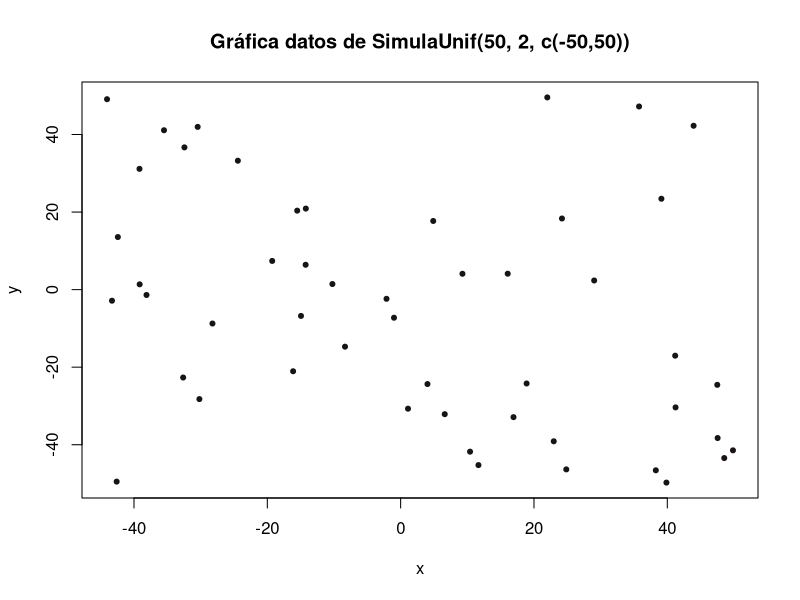
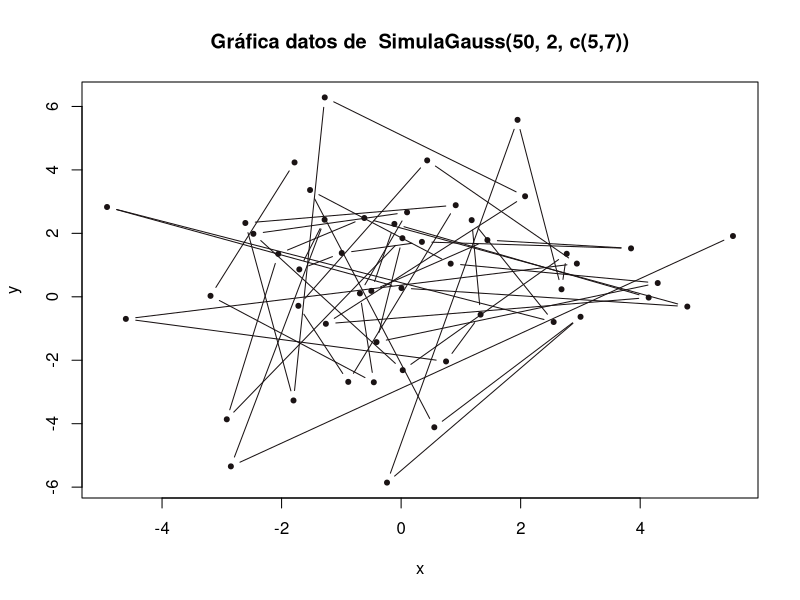
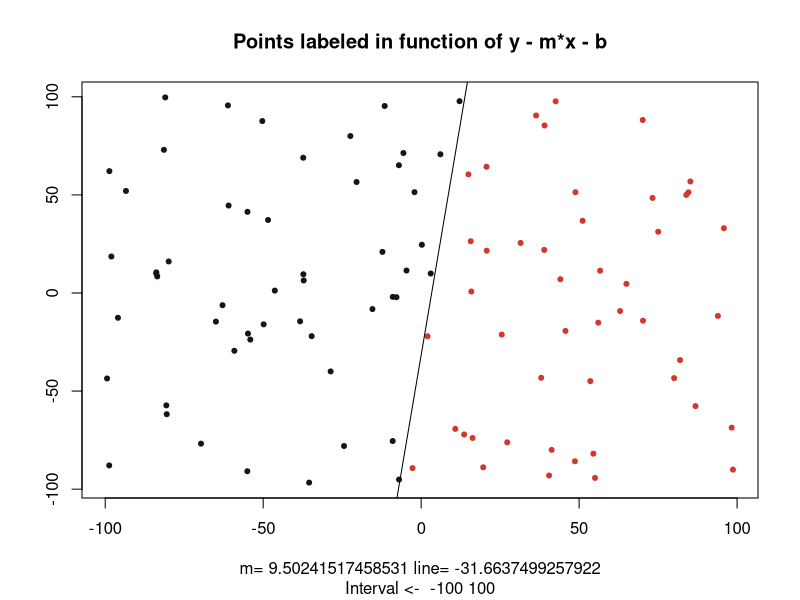
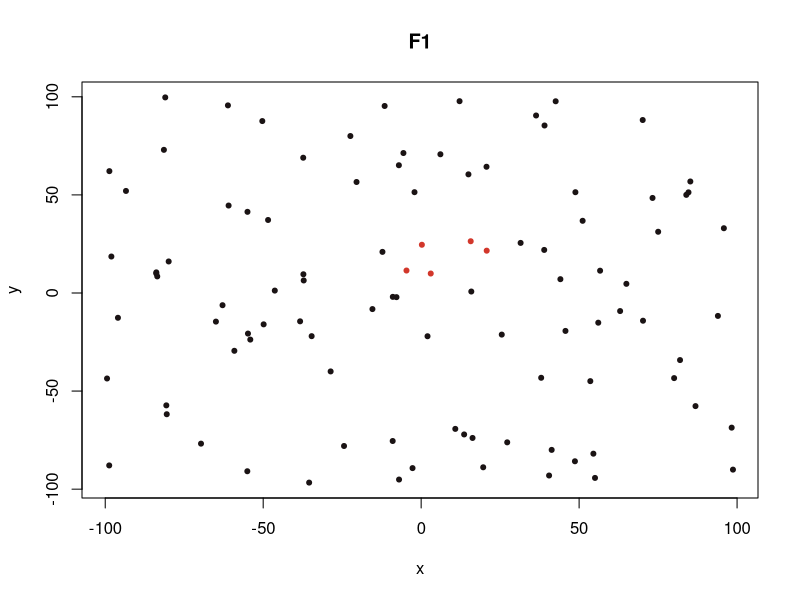
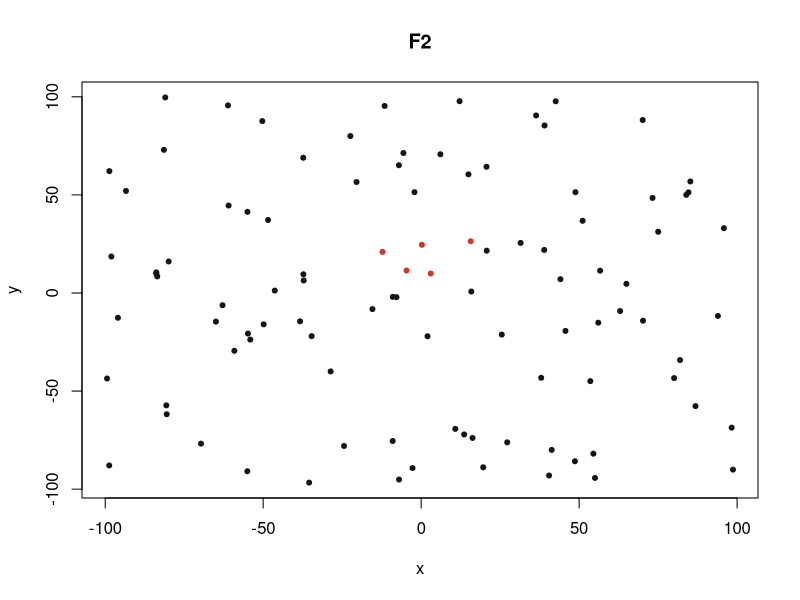
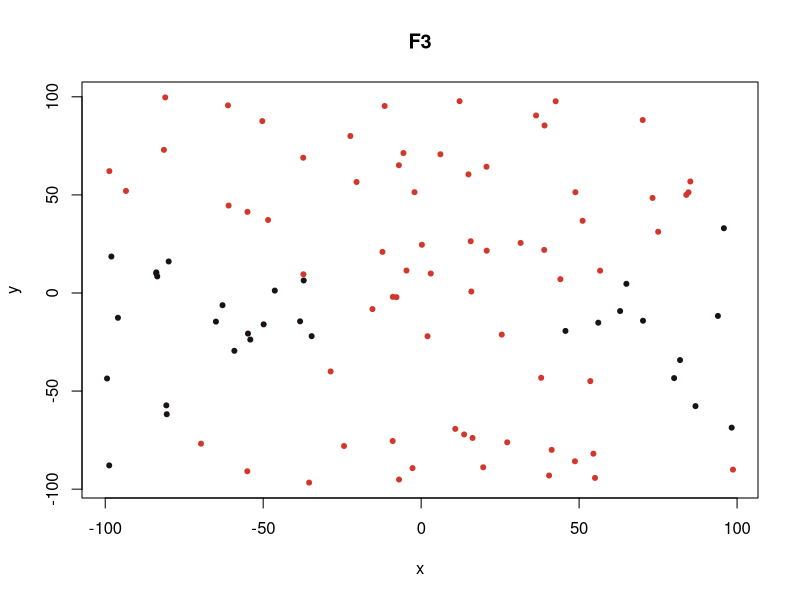
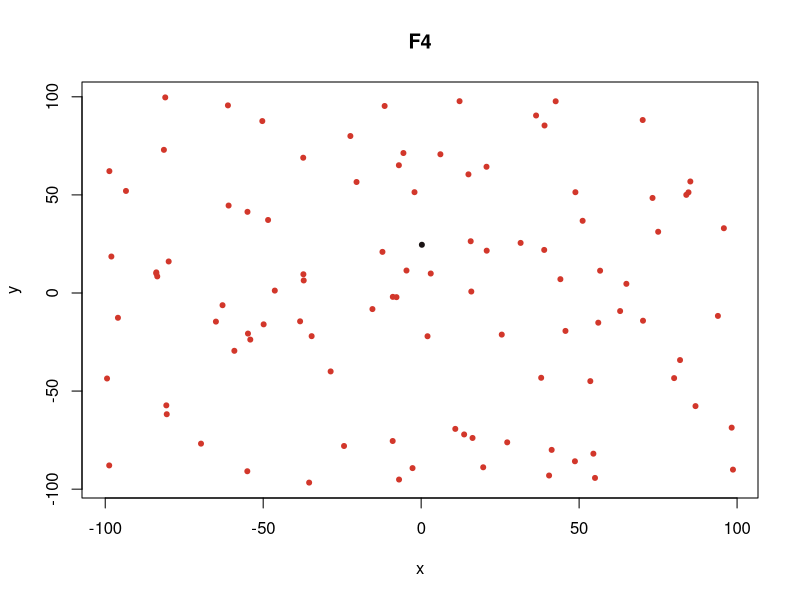
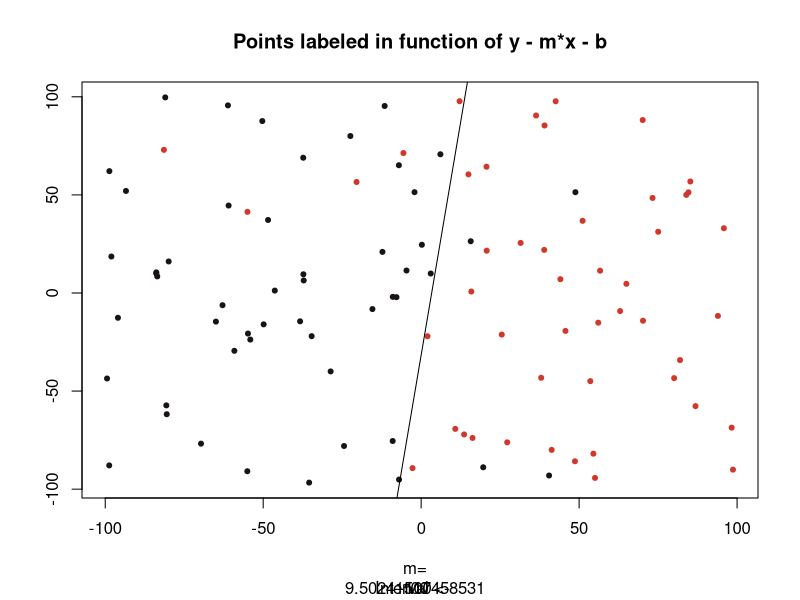

Here is the R script that generated these plots, in order:
## ---- chunk 1
knitr::opts_chunk$set(echo = TRUE)
set.seed(1000000007)
## ---- chunk 2
MyPlot <- function(data, labels = NULL, myMain = NULL, pch = 20, xlab = "x",
                   ylab = "y", ...) {
  # Wrapper function for plotting
  #
  # Args:
  #   Data: A data structure containing the data in the form x,y
  #   labels: Labels to color the data points
  #   rest of params: Graphical params to plot
  if (length(labels) != 0) {
    labels[labels == 1] <- "#1A1314"
    labels[labels == -1] <- "#D2372B"
  } else {
    labels <- "#1A1314"
  }
  
  if (is.null(dim(labels))) {
    plot(data,
         col = labels,
         pch = pch,
         xlab = xlab,
         ylab = ylab,
         ...)
  } else {
    for (i in seq(1, dim(labels)[2])) {
      plot(data, 
           col = unlist(labels[i]),
           main = myMain[i],
           pch = pch,
           xlab = xlab,
           ylab = ylab,
           ...)
    }
  }
}
## ---- chunk 3
SimulaUnif <- function(N, dimen = 1, rango = c(0:1)) {
  # Generate a list of vectors populated with uniform distributed random numbers
  #
  # Args:
  #   N: Length of the list
  #   dimen: The dimension of each vector in the list
  #   rango: Range to use generating the numbers
  #
  # Returns:
  #   A list of vectors populated randomly
  array(runif(dimen*N, rango[1], rango[2]),
        dim = c(N, dimen))
}

SimulaUnif(10, 5, c(10,100))
SimulaUnif(10, 2)
SimulaUnif(10)
## ---- chunk 4
SimulaGauss <- function(N, dimen = 1, sig = 1){
  # Generate a list of vectors populated using the normal (Gaussian)
  # distribution
  #
  # Args:
  #   N: Length of the list
  #   dimen: The dimension of each vector in the list
  #   sigma: Vector of Standard deviations
  #
  # Returns:
  #   A list of vectors populated randomly
  array(rnorm(dimen*N, sd = sqrt(sig)),
        dim = c(N, dimen))
}

SimulaGauss(10, 5, c(1,2))
## ---- chunk 5
datos <- SimulaUnif(50, 2, c(-50,50))
print(datos)
MyPlot(datos,
       main = "Gráfica datos de SimulaUnif(50, 2, c(-50,50))")
## ---- chunk 6
datos <- SimulaGauss(50, 2, c(5,7))
print(datos)
MyPlot(datos,
       main = "Gráfica datos de  SimulaGauss(50, 2, c(5,7))",
       type = "b")
## ---- chunk 7

SimulaRecta <- function(interval = c(-50, 50)){
  # Computes the slope and intercept values of two points in the given interval
  #
  # Args:
  #   interval: Interval from which to pick to random points
  #
  # Returns:
  #   A vector [m, l, p1, p2] where:
  #     - m is the slope 
  #     - l is the intercept
  #     - p1, p2, are the points randomly selected
  thePoints  <- SimulaUnif(2, 2, interval)
  
  # Compute the slope
  m <- (thePoints[1,1] - thePoints[2,2]) / (thePoints[1,1] - thePoints[2,1])
  
  # Compute y − y1 <- m(x − x1)
  line <- m * (thePoints[1,1] - thePoints[2,1]) + thePoints[2,2]
  
  c(m, line, thePoints)
}

interval <- c(-50, 50);
x <- SimulaUnif(5000, 2, interval);

result <- SimulaRecta(interval)
m <- result[1]
print(m)
line <- result[2]
print(line)
data <- array(result[3:6], c(2,2))
print(data)
## ---- chunk 8
interval <- c(-100, 100)
# Generate a set of points
x <- SimulaUnif(100, 2, interval)

fsign <- function(x, y, m, b){
  # Function to label a 2D Point
  y - m * x - b
}

straight <- SimulaRecta(interval)
m <- straight[1]
line <- straight[2]

# Apply fsign to each point of the set, each x,y will be passed to fsign
result <- mapply(fsign, x[,1], x[,2],
                 m = m,
                 b = line)
# Label the result with -1/1
result <- ifelse(result >= 0, 1, -1)

# Create a data frame to store the result
data.fsign <- data.frame(x      = x[,1],
                        y      = x[,2],
                        result = result)

# Draw the result
MyPlot(data.fsign[1:2],
       data.fsign$result,
       main = "Points labeled in function of y - m*x - b",
       xlab = paste(c("m=", m, "line=", line), collapse = " "),
       sub  = paste(c("Interval <- ", interval), collapse = " "),
       ylab = "")
abline(line,m)
## ---- chunk 9
# Define the functions
F1 <- function(x, y) {
  (x - 10) ^ 2 + (y - 20) ^ 2 - 400
}
F2 <- function(x, y){
  0.5 * (x + 10) ^ 2 + (y - 20) ^ 2 - 400
}
F3 <- function(x, y){
  0.5 * (x - 10) ^ 2 - (y + 20) ^ 2 - 400
}
F4 <- function(x, y){
  y - 20 * x ^ 2 - 5 * x + 3
}

# Generate a vector of functions
MultiFun <- function(x, y) {
      c(F1 = F1(x, y), 
        F2 = F2(x, y),
        F3 = F3(x, y),
        F4 = F4(x, y))
}

# Apply the functions
result <- mapply(MultiFun, x[,1], x[,2])

# Label the results
result <- ifelse(result >= 0, 1, -1)

# Create a data frame to store the result
data.functions <- data.frame(x  = x[,1],
                            y  = x[,2],
                            F1 = result[1,],
                            F2 = result[2,],
                            F3 = result[3,],
                            F4 = result[4,])

# Draw the result
MyPlot(data.functions[1:2], data.functions[3:6], c("F1", "F2", "F3", "F4"))
## ---- chunk 10
GetPercentageOfData <- function(x, condition = 1, percentage = .1){
  # Get the percentage of samples that meet condition
  #
  # Args:
  #   x: A vector containing the data
  #   condition: Condition that the data need to satisfy
  #   percentaje: What percentage of samples to get
  #
  # Returns:
  #   Indexes of the percentage of the samples that meet the condition
  meetCondition <- which(x == condition)
  sample(meetCondition, length(meetCondition) * percentage)
}

# Get a 10% of samples labeled with a 1
positive.index <- GetPercentageOfData(data.fsign$result)
data.fsign.noisy <- data.fsign
data.fsign.noisy$result[positive.index] <- -1

negative.index <- GetPercentageOfData(data.fsign$result, -1)
data.fsign.noisy$result[negative.index] <- 1

# Draw the result
MyPlot(data.fsign.noisy[1:2],
       data.fsign.noisy$result,
       main = "Points labeled in function of y - m*x - b",
       xlab = paste(c("m=", m, "line=", line), collapse <- " "),
       sub  = paste(c("Interval <- ", interval), collapse <- " "),
       ylab = "")
abline(line,m)
## ---- chunk 11
# Get a 10% of samples labeled with a 1 in all 4 functions
positive.index <- lapply(data.functions[3:6], GetPercentageOfData)
data.functions.noisy <- data.functions
# Change 1 by -1
data.functions.noisy$F1[positive.index$F1] <- -1
data.functions.noisy$F2[positive.index$F2] <- -1
data.functions.noisy$F3[positive.index$F3] <- -1
data.functions.noisy$F4[positive.index$F4] <- -1

# Get a 10% of samples labeled with a 1 in all 4 functions
negative.index <- lapply(data.functions[3:6], GetPercentageOfData, condition = -1)
# Change -1 by 1
data.functions.noisy$F1[negative.index$F1] <- 1
data.functions.noisy$F2[negative.index$F2] <- 1
data.functions.noisy$F3[negative.index$F3] <- 1
data.functions.noisy$F4[negative.index$F4] <- 1

# Draw the result
# par(mfrow <- c(2,2))
MyPlot(data.functions.noisy[1:2], data.functions.noisy[3:6],
       c("F1", "F2", "F3", "F4"))
## ---- chunk 12
AjustaPla <- function(data,
                      label,
                      max_iter = 1000,
                      vini     = matrix(0, 1, 3),
                      visual = F ) {
  # Get the weight to learn from the data passed as parameter
  # using the 2D Perceptron algorithm
  #
  # Args:
  #   data: A matrix with the data (xn, yn)
  #   label: The labels for the data passed in
  #   max_iter: How much iter to find a solution
  #   vini: Initial weights
  #
  # Returns:
  #   The weights learned to adjust the data set and how many iterations it 
  #   did in a data frame.
  #   If the PLA did not converged in within max_iter, the currents weights
  #   are returned and the iterations are set to -1
  
  GetSign <- function(values){
    # Return the sign for the values
    #
    # Args:
    #   values: The values to get the sign of.
    #
    # Returns:
    #   The sign of the values
    return(ifelse(values > 0, 1, -1))
  }
  
  DrawBoundary <- function(w, color = '#525F7F', ...) {
  # Plot decision boundary defined by
  # a parameter vector w
  
  # As your decision function is simply sgn(w1*x+w2*y+w3) then the decision boundary equation is a line with canonical form w1*x + w2*y + w3 <- 0.
  # 
  # |w3|/||w|| is the distance from the origin, w3 itself does not have a good geometrical interpretation (as long as w is not unit-length).
  # 
  # In order to plot line with such equation you can simply draw a line through (0,-w3/w2) and (-w3/w1,0) (assuming that both w1 and w2 are non-zero)
  
    w <- as.numeric(w)
    
    b <- w[1]
    w1 <- w[2]
    w2 <- w[3]
    
    slope <- -(w1 / w2)
    intercept <- -(b / w2)
    
    abline(a   = intercept,
           b   = slope,
           col = color,
           ...)
  }
  
  converged <- F
  alpha <- 50
  
  if (visual == T) {
    MyPlot(data, label)
    legend('bottomright',
           c("Final", "PLA History"),
           lty = c(1,1),
           lwd = c(2.5,2.5),
           col = c("#F9CE0C","#525F7F"))
  }
  
  # Add x0
  data <- cbind(rep(1, nrow(data)), data)
  
  # Convert weights as matrix
  as.matrix(vini)
  
  # Begin the perceptron
  nIters <- 0
  
  
  while (!converged && nIters <= max_iter) {
    # while there are mis-classifications
    
    nIters <- nIters + 1
    
    # Calculate h(x) with the weight vector vini and the data input data
    h.function <- GetSign(vini %*% t(data))
    
    # Calculate the misclassified mask
    misclassified.subseting <- h.function != label
    
    if (all(misclassified.subseting == F)) {
      converged <- T
    } else {
      # Update the weight vector for a point randomly selected
      
      # Get the misclassified points out
      misclassified.points <- data[misclassified.subseting, , drop = F]
      misclassified.points.labels <- label[misclassified.subseting]
      
      # Get one of them
      misclassified.point.index <- sample(dim(misclassified.points)[1], 1)
      misclassified.point <- misclassified.points[misclassified.point.index,
                                                  , drop = F]
      misclassified.point.label <-
        misclassified.points.labels[misclassified.point.index]
      
      # update the weights
      vini <- vini + misclassified.point.label %*% misclassified.point
      
      if (visual == T) {
        if (alpha >= 128) {
          alpha <- 10
        }
        DrawBoundary(vini, rgb(82/255,95/255,127/255, alpha/255))
        alpha <- alpha + 1
      }
    }
  }
  
  if (!converged) {
    nIters <- -1
  } else if (visual == T) {
    DrawBoundary(vini, "#F9CE0C", lwd = 2)
  }
  
  data.frame(vini = vini,
             iter = nIters)
}

LabelData <- function(p){
  # Returns the corresponding label to the data, giving +1/-1 depending on
  # which side of the line the point lies
  #
  # Args:
  #   p: The points to label
  #
  # Returns:
  #   The labels (+1/-1) for the data
  
  # Initialize a random plane to separate the -1, +1
  line <- matrix(runif(4, -1, 1), 2, 2)
  line[1,2] <- -1
  line[2,2] <- +1
  
  # Given two points, determine if a point from the data set lies on the -1
  # side or the 1 side.
  # The points are A, B, the query points (X,Y)
  # The equation is (Bx - Ax) * (Y - Ay) - (By - Ay) * (X - Ax)
  values <- (line[2,1] - line[1,1]) * (p[,2] - line[1,2]) -
    (line[2,2] - line[1,2]) * (p[,1] - line[1,1])
  
  return(ifelse(values > 0, 1, -1))
}

# Initialize N random points, and Y
n <- 100
x <- matrix(runif(n*2, -1, 1), n, 2)
y <- LabelData(x)

# Run perceptron algorithm
w <- AjustaPla(x, y, visual = T)

ShowPlaResult <- function(w, x, y){
  iter <- w[4]
  w <- as.double(w[-4])
  
  if (iter != -1) {
    ## PLA converged
    
    # Plot the points according to its actual class
    MyPlot(x, y, main = paste("Perceptron training against N <- ", n))
    
    # Plot the learned boundary
    # DrawBoundary(w)
    # legend('bottomright', c("Exact", "Learned"), lty=c(1,1), lwd=c(2.5,2.5),col=c("green","red"))
  } else {
    cat("PLA did not converge")
  }
}

# ShowPlaResult(w, x, y)
## ---- chunk 13

perceptron.data <- as.matrix(data.fsign[1:2])
y <- LabelData(perceptron.data)

perceptron.result.10times.weights.zero <- replicate(10, {
  perceptron.result <- AjustaPla(data  = perceptron.data,
                                 label = y)
  perceptron.result[4]
})

perceptron.result.10times.weights.random <- replicate(10, {
  
  weights <- matrix(runif(3, -1, 1), 1,3)
  
  perceptron.result <- AjustaPla(data  = perceptron.data,
                                 label = y,
                                 vini  = weights)
  perceptron.result[4]
})

print(paste("The mean iterations of execute PLA 10 times with a vini of 0 is ",
            mean(as.numeric(perceptron.result.10times.weights.zero))))
print(paste("The mean iterations of execute PLA 10 times with a random vini ",
            mean(as.numeric(perceptron.result.10times.weights.random))))
## ---- chunk 14
MyPlot(data.fsign.noisy[1:2], data.fsign.noisy[3])
perceptron.data <- as.matrix(data.fsign.noisy[1:2])
y <- LabelData(perceptron.data)
MyPlot(perceptron.data, labels = y)
w = AjustaPla(perceptron.data, y, visual = T)
## ---- chunk 15
# library(knitr)
# purl("P1.Rmd")
